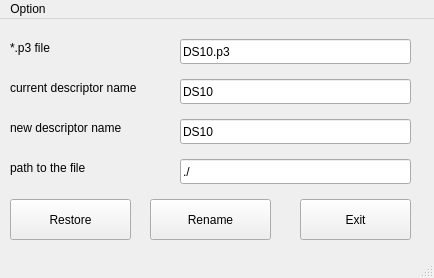
<?xml version="1.0" encoding="UTF-8"?>
<ui version="4.0">
 <class>MainWindow</class>
 <widget class="QMainWindow" name="MainWindow">
  <property name="windowModality">
   <enum>Qt::NonModal</enum>
  </property>
  <property name="geometry">
   <rect>
    <x>0</x>
    <y>0</y>
    <width>434</width>
    <height>278</height>
   </rect>
  </property>
  <property name="minimumSize">
   <size>
    <width>434</width>
    <height>278</height>
   </size>
  </property>
  <property name="maximumSize">
   <size>
    <width>434</width>
    <height>278</height>
   </size>
  </property>
  <property name="mouseTracking">
   <bool>true</bool>
  </property>
  <property name="windowTitle">
   <string>MainWindow</string>
  </property>
  <property name="tabletTracking" stdset="0">
   <bool>true</bool>
  </property>
  <widget class="QWidget" name="centralwidget">
   <widget class="QLineEdit" name="file_Edit">
    <property name="geometry">
     <rect>
      <x>180</x>
      <y>20</y>
      <width>231</width>
      <height>25</height>
     </rect>
    </property>
    <property name="text">
     <string>DS10.p3</string>
    </property>
   </widget>
   <widget class="QLineEdit" name="descriptor_Edit">
    <property name="geometry">
     <rect>
      <x>180</x>
      <y>60</y>
      <width>231</width>
      <height>25</height>
     </rect>
    </property>
    <property name="text">
     <string>DS10</string>
    </property>
   </widget>
   <widget class="QLineEdit" name="path_Edit">
    <property name="geometry">
     <rect>
      <x>180</x>
      <y>140</y>
      <width>231</width>
      <height>25</height>
     </rect>
    </property>
    <property name="text">
     <string>./</string>
    </property>
   </widget>
   <widget class="QLabel" name="label">
    <property name="geometry">
     <rect>
      <x>10</x>
      <y>20</y>
      <width>64</width>
      <height>17</height>
     </rect>
    </property>
    <property name="text">
     <string>*.p3 file</string>
    </property>
   </widget>
   <widget class="QLabel" name="label_2">
    <property name="geometry">
     <rect>
      <x>10</x>
      <y>60</y>
      <width>161</width>
      <height>17</height>
     </rect>
    </property>
    <property name="text">
     <string>current descriptor name</string>
    </property>
   </widget>
   <widget class="QLabel" name="label_3">
    <property name="geometry">
     <rect>
      <x>10</x>
      <y>140</y>
      <width>141</width>
      <height>17</height>
     </rect>
    </property>
    <property name="text">
     <string>path to the file</string>
    </property>
   </widget>
   <widget class="QLineEdit" name="descriptor_Edit_2">
    <property name="geometry">
     <rect>
      <x>180</x>
      <y>100</y>
      <width>231</width>
      <height>25</height>
     </rect>
    </property>
    <property name="text">
     <string>DS10</string>
    </property>
   </widget>
   <widget class="QLabel" name="label_4">
    <property name="geometry">
     <rect>
      <x>10</x>
      <y>100</y>
      <width>151</width>
      <height>17</height>
     </rect>
    </property>
    <property name="text">
     <string>new descriptor name</string>
    </property>
   </widget>
   <widget class="QPushButton" name="Start_Button">
    <property name="geometry">
     <rect>
      <x>10</x>
      <y>180</y>
      <width>121</width>
      <height>41</height>
     </rect>
    </property>
    <property name="text">
     <string>Restore</string>
    </property>
   </widget>
   <widget class="QPushButton" name="Start_Button_2">
    <property name="geometry">
     <rect>
      <x>150</x>
      <y>180</y>
      <width>121</width>
      <height>41</height>
     </rect>
    </property>
    <property name="text">
     <string>Rename</string>
    </property>
   </widget>
   <widget class="QPushButton" name="exit_Button">
    <property name="geometry">
     <rect>
      <x>300</x>
      <y>180</y>
      <width>111</width>
      <height>41</height>
     </rect>
    </property>
    <property name="text">
     <string>Exit</string>
    </property>
   </widget>
  </widget>
  <widget class="QStatusBar" name="statusbar"/>
  <widget class="QMenuBar" name="menubar">
   <property name="geometry">
    <rect>
     <x>0</x>
     <y>0</y>
     <width>434</width>
     <height>21</height>
    </rect>
   </property>
   <widget class="QMenu" name="menuAbout">
    <property name="title">
     <string>Option</string>
    </property>
    <addaction name="actionStart"/>
    <addaction name="aboutM"/>
    <addaction name="actionExit"/>
   </widget>
   <addaction name="menuAbout"/>
  </widget>
  <action name="aboutM">
   <property name="icon">
    <iconset resource="recurce.qrc">
     <normaloff>:/icons/icons/about.png</normaloff>:/icons/icons/about.png</iconset>
   </property>
   <property name="text">
    <string>about</string>
   </property>
   <property name="shortcut">
    <string>F1</string>
   </property>
  </action>
  <action name="actionStart">
   <property name="icon">
    <iconset resource="recurce.qrc">
     <normaloff>:/icons/icons/start.png</normaloff>:/icons/icons/start.png</iconset>
   </property>
   <property name="text">
    <string>open</string>
   </property>
   <property name="shortcut">
    <string>F3</string>
   </property>
  </action>
  <action name="actionExit">
   <property name="icon">
    <iconset resource="recurce.qrc">
     <normaloff>:/icons/icons/exit.png</normaloff>:/icons/icons/exit.png</iconset>
   </property>
   <property name="text">
    <string>exit</string>
   </property>
   <property name="shortcut">
    <string>F5</string>
   </property>
  </action>
 </widget>
 <resources>
  <include location="recurce.qrc"/>
 </resources>
 <connections/>
</ui>
